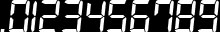
#> input picture 7-segment-digital-recongnition/number/n1.jpg, 220 x 32 px
$ python c.py   (older library calls are emulated)
#> lines starting #> are read from the running program, lines starting #| are printed output that depends on the picture; after the words box and inside, x2 and y2 are one past the last pixel; in counts of white or black regions, pixels touching at a corner belong together
#> further down, number_mod is the input picture: shape (32, 220, 3); min 0, max 255, mean 80.2
#coding=utf-8
import cv2
import numpy as np
import matplotlib.image as mpimg
from matplotlib import pyplot as plt

#灰度最大最小值的均值+最小值
def maxMinAvarge(img):
	max=np.max(img)
	min=np.min(img)
	return (max-min)/2+min

def zhifangtu(img,pos,title):
	bins = np.arange(257)

	item = img
	hist,bins = np.histogram(item,bins)
	width = 0.7*(bins[1]-bins[0])
	center = (bins[:-1]+bins[1:])/2
	plt.subplot(pos),plt.bar(center, hist, align = 'center', width = width),plt.title(title)
	return

def getContoursRectImage(img):
	result_img=[]
	result_hu=[]
	width=int(32*len(img[0])/len(img))
#> width = 220
	img = cv2.resize(img, (width, 32), interpolation=cv2.INTER_AREA)
	img_gray=cv2.cvtColor(img,cv2.COLOR_BGR2GRAY) #灰度
	img_smooth=cv2.GaussianBlur(img_gray, (1,9), 0) #高斯平滑,纵向,为了让0,7这种上下连通
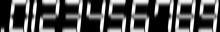
#> img_smooth: shape (32, 220); min 0, max 255, mean 80.3
	#如果灰度的均值大于 maxMinAvarge 则说明背景偏亮,则要让背景变为黑色
	if(np.mean(img_smooth)>maxMinAvarge(img_smooth)):
#> in maxMinAvarge, `max=np.max(img)`: max = 255
#> in maxMinAvarge, `min=np.min(img)`: min = 0
		ret,img_binary=cv2.threshold(img_smooth,maxMinAvarge(img_smooth),255,cv2.THRESH_BINARY_INV)
	else:
		ret,img_binary=cv2.threshold(img_smooth,maxMinAvarge(img_smooth),255,cv2.THRESH_BINARY)
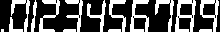
#> img_binary: shape (32, 220); 31.9% white; 15 white regions (1 under 20 px)
#> ret = 127
	image, contours, hierarchy = cv2.findContours(img_binary.copy(),cv2.RETR_EXTERNAL,cv2.CHAIN_APPROX_SIMPLE)
#> contours = 15 contours, 1 with area under 20; largest, box (x1, y1, x2, y2) and area: (175, 0, 196, 32) 374, (200, 0, 219, 32) 310, (130, 0, 149, 32) 190, (39, 0, 60, 32) 148, (65, 0, 83, 32) 130
	#img=cv2.drawContours(img,contours,-1,(255,0,0),3)
	for ctr in contours:
		rect=cv2.boundingRect(ctr)
		cv2.rectangle(img, (rect[0], rect[1]), (rect[0] + rect[2], rect[1] + rect[3]), (0, 255, 0), 1)
		roi = img_binary[rect[1]:rect[3]+rect[1],rect[0]:rect[2]+rect[0]]
		width=int(32*rect[2]/rect[3])
		roi = cv2.resize(roi, (width, 32), interpolation=cv2.INTER_AREA)
		kernel = np.ones((3,3),np.uint8)
		roi = cv2.erode(roi,kernel,iterations = 1)
		image, contours, hierarchy = cv2.findContours(img_binary.copy(),cv2.RETR_EXTERNAL,cv2.CHAIN_APPROX_SIMPLE)
		m=cv2.moments(roi)
		hm=cv2.HuMoments(m)
		result_hu.append(hm)
		result_img.append(roi)
#> this loop made 15 passes
#> (rect, width) on passes 1, 2, 3, 5, 6, 7, 8, 9, 10, 11, 12, 13: ((199, 29, 13, 3), 138), ((108, 29, 13, 3), 138), ((63, 29, 13, 3), 138), ((9, 17, 14, 15), 29), ((200, 0, 19, 32), 19), ((175, 0, 21, 32), 21), ((155, 0, 19, 32), 19), ((130, 0, 19, 32), 19), ((109, 0, 17, 32), 17), ((87, 0, 19, 32), 19), ((65, 0, 18, 32), 18), ((39, 0, 21, 32), 21)
#> (ctr, rect, roi, width, hm) on pass 4: ([[1, 29], [1, 31], [3, 31], [3, 29]], (1, 29, 3, 3), [[255, 255, 255], [255, 255, 255], [255, 255, 255]], 32, [0.000653, 0, 0, 0, 0, 0, 0])
#> pass 1, in getContoursRectImage, `roi = cv2.resize(roi, (width, 32), interpolation=cv2.INTER_AREA)`:
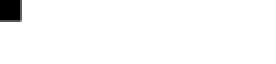
#> roi: shape (32, 138) (shown 2 times larger); min 0, max 255, mean 248.5
#> after the loop:
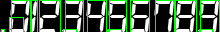
#> img: shape (32, 220, 3); 12.91% of pixels changed, all inside (x1, y1, x2, y2) = (1, 0, 220, 32); drawn as B, G, R
#> after the loop, result_hu = 15 items; result_img = 15 items
	return [result_img,result_hu,img_gray,img_binary,img]

#number_mod=cv2.threshold(cv2.cvtColor(cv2.imread('./number/n3.bmp'),cv2.COLOR_BGR2GRAY),128,255,cv2.THRESH_BINARY)[1]
number_mod=cv2.imread('./number/n1.jpg')
# [7 lines of commented-out code are left out]
img=cv2.imread('./number/n1.jpg')
# [5 lines of commented-out code are left out]

number_image=getContoursRectImage(img)
#> number_image = 5 items

plt.subplot(421),plt.imshow(number_image[2],'gray'),plt.title('gray')
zhifangtu(number_image[2],422,str(np.mean(number_image[2])))
#> in zhifangtu, `hist,bins = np.histogram(item,bins)`: hist = 256 values, max 2716 at index 0, min 0 at index 61, mean 27.5; bins = 257 values from 0 to 256
#> in zhifangtu, `width = 0.7*(bins[1]-bins[0])`: width = 0.7
#> in zhifangtu, `center = (bins[:-1]+bins[1:])/2`: center = 256 values from 0.5 to 255.5

plt.subplot(423),plt.imshow(number_image[3],'gray'),plt.title('img_binary')
zhifangtu(number_image[3],424,str(maxMinAvarge(number_image[3])))

plt.subplot(425),plt.imshow(number_image[4],'gray'),plt.title('final')

plt.figure(2)
j=1
for i in number_image[0]:
	plt.subplot(10,3,j),plt.imshow(i,'gray')
	j=j+1
#> this loop made 15 passes
#> after the loop, j = 16


plt.figure(3)
j=1
tmp=getContoursRectImage(number_mod)
#> the loop in getContoursRectImage (call 2), `for ctr in contours:` made 15 passes
#> tmp = 5 items
plt.subplot(3,5,12),plt.imshow(number_image[0][0],'gray')
i=0
for i in range(len(tmp[0])):
	plt.subplot(3,5,j),plt.imshow(tmp[0][i],'gray'),plt.title(str(cv2.matchShapes(number_image[1][0],tmp[1][i],2,0.0)))
	j=j+1
#> after the loop, j = 16
#print cv2.matchShapes(tmp[1][1],tmp[1][4],1,0.0)
#print cv2.matchShapes(tmp[1][5],tmp[1][8],1,0.0)
#plt.subplot(111),plt.imshow(number_mod,'gray')

plt.show()
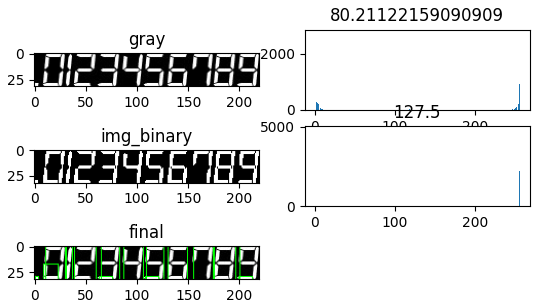
#> figure drawn by matplotlib, 5 panels; panel 2: tallest bar 2716 high, from x = 0.15 to 0.85; panel 4: tallest bar 4796 high, from x = 0.15 to 0.85
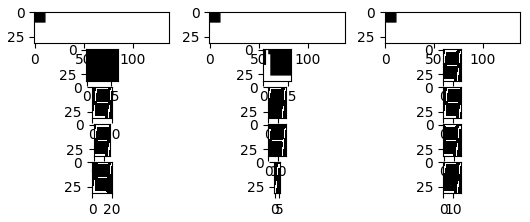
#> figure drawn by matplotlib, 15 panels
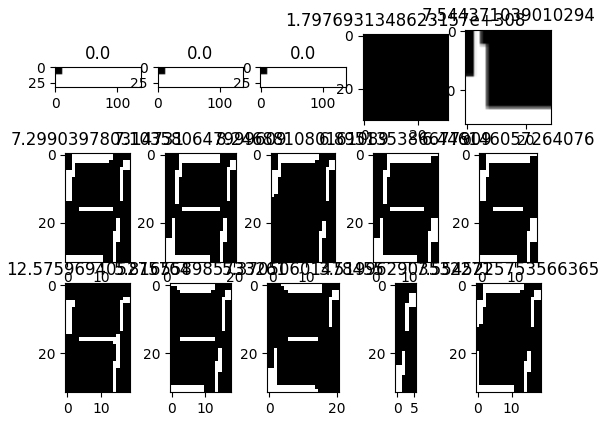
#> figure drawn by matplotlib, 15 panels
